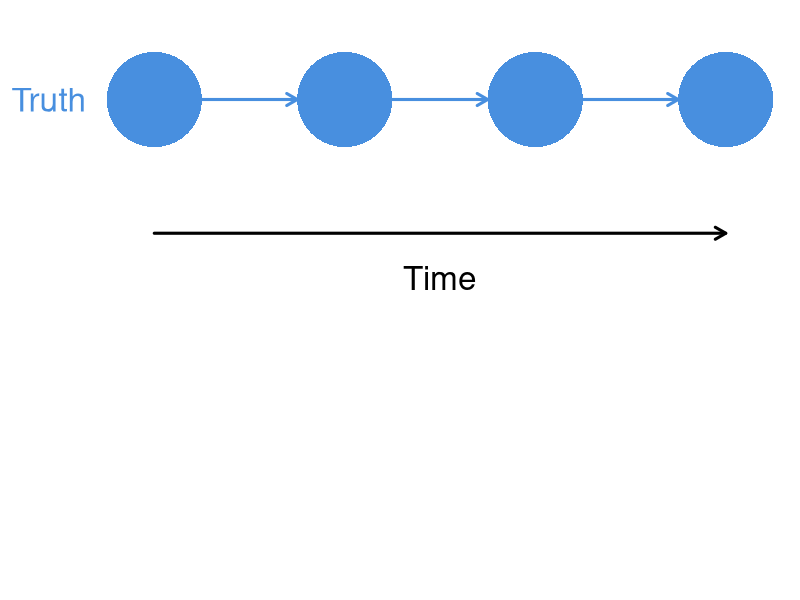
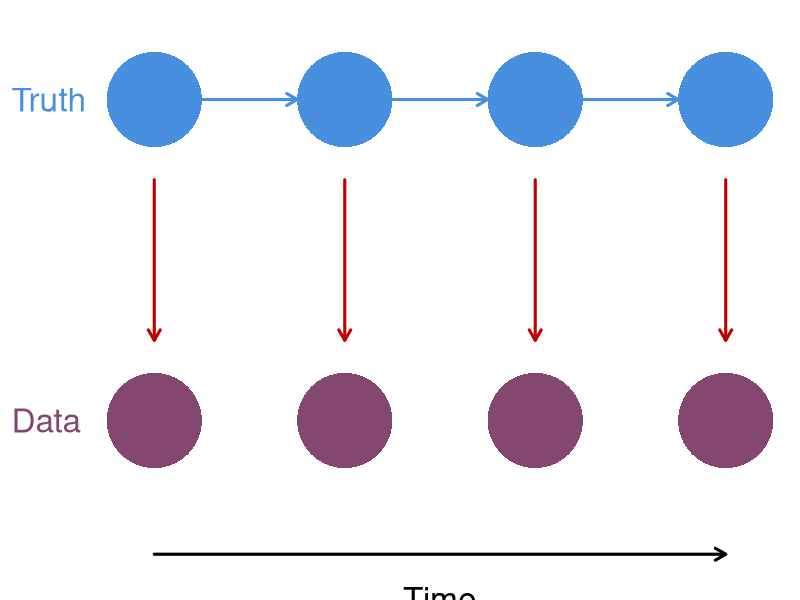
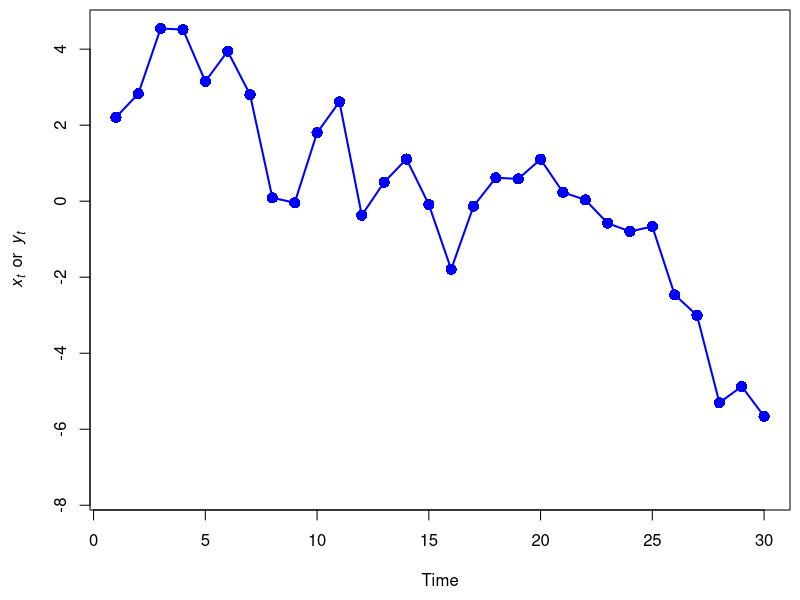
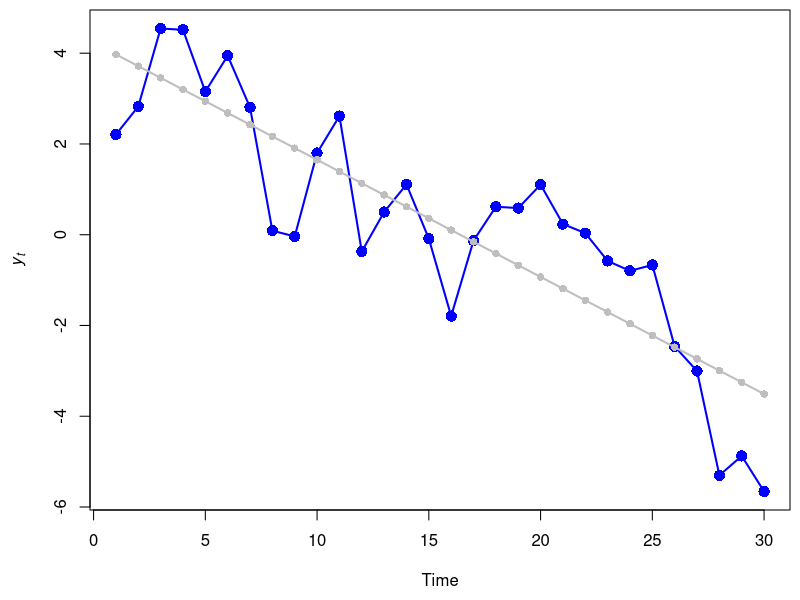
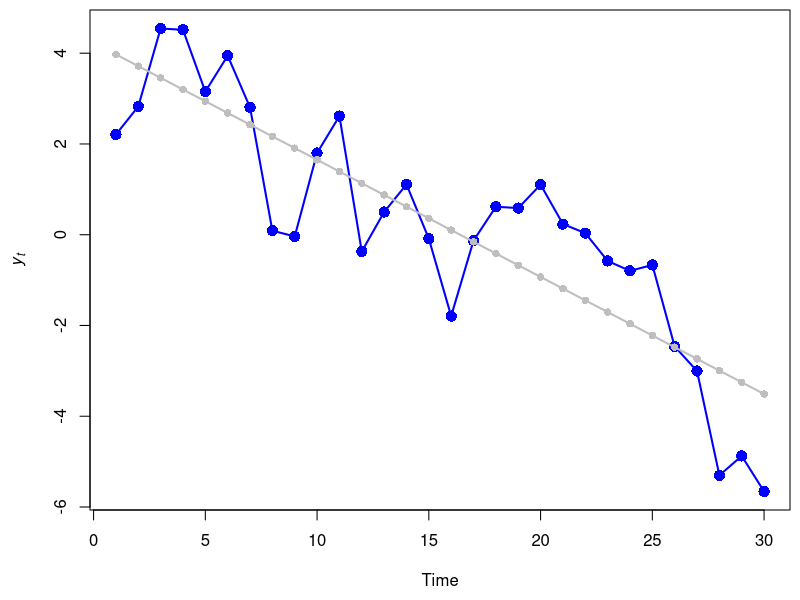
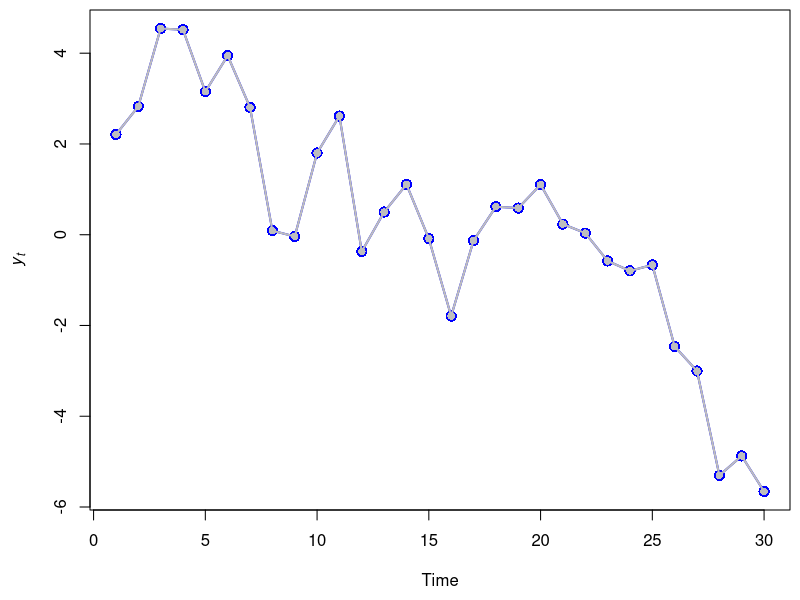
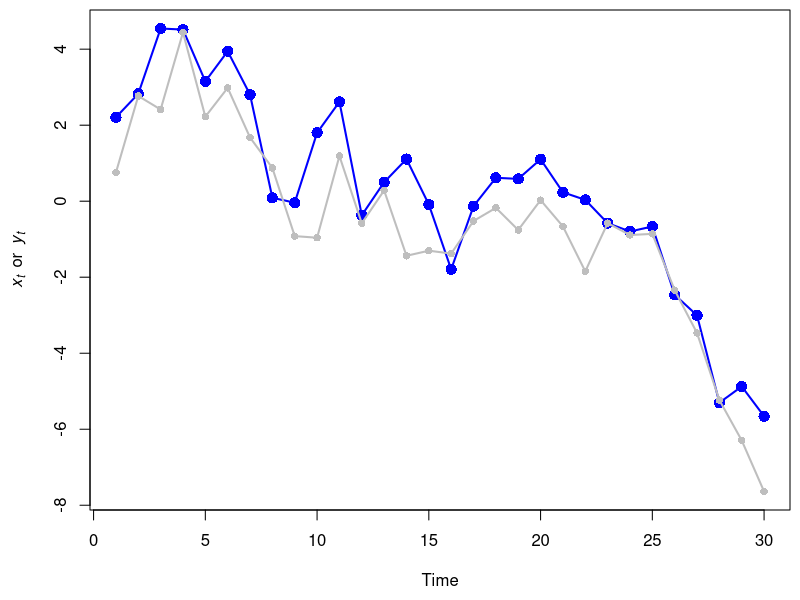

Here is the R script that generated these plots, in order:
## ---- chunk 1
knitr::opts_chunk$set(echo = FALSE)
set.seed(123)
## ---- chunk 2
par(mai=c(0.8,0.8,0,0), omi=rep(0,4))
## boundaries
ss <- 5
nn <- 7
rr <- ss*3
cc <- ss*nn
## mid-points
xm <- ss/2 + seq(0,cc-ss,ss)
ymt <- rr - ss/2
ymb <- ss/2
## arrow locs
x0t <- seq(ss, by=2*ss, len=3)
x1t <- x0t + ss
## empty plot space
plot(c(0,cc), c(0,rr), type="n", xlab="", ylab="",
     xaxt="n", yaxt="n", bty="n")
## top row: state
symbols(x=xm[c(1,3,5,7)], y=rep(ymt,4), circles=rep(ss/2,4),
        lty="solid",  fg=NA, bg="#488fdf",
        inches=FALSE, add=TRUE, lwd=3)
text("Truth", x=-ss, y=ymt, adj=c(0,0.5), xpd=NA,
     cex=2, col="#488fdf")
arrows(x0=x0t,x1=x1t,y0=ymt, col="#488fdf", lwd=3, length=0.12)
## Time or space
arrows(x0=ss/2, x1=cc-ss/2, y0=-ss/3+ss*2,
       length=0.12, lwd=3, xpd=NA)
text("Time", x=cc/2, y=-ss/2+ss*2, xpd=NA, pos=1, cex=2)
## ---- chunk 3
par(mai=c(0.8,0.8,0,0), omi=rep(0,4))
## arrow locs
x0t <- seq(ss, by=2*ss, len=3)
x1t <- x0t + ss
y0b <- rr - ss
y1b <- ss
## empty plot space
plot(c(0,cc), c(0,rr), type="n", xlab="", ylab="",
     xaxt="n", yaxt="n", bty="n")
## top row: state
symbols(x=xm[c(1,3,5,7)], y=rep(ymt,4), circles=rep(ss/2,4),
        lty="solid",  fg=NA, bg="#488fdf",
        inches=FALSE, add=TRUE, lwd=3)
text("Truth", x=-ss, y=ymt, adj=c(0,0.5), xpd=NA,
     cex=2, col="#488fdf")
## arrows
arrows(x0=x0t,x1=x1t,y0=ymt, col="#488fdf", lwd=3, length=0.12)
## bottom row: obs
symbols(x=xm[c(1,3,5,7)], y=rep(ss/2,4), circles=rep(ss/2,4),
        lty="solid",  fg=NA, bg="#844870",
        inches=FALSE, add=TRUE, lwd=3)
text("Data", x=-ss, y=ss/2, adj=c(0,0.5), xpd=NA,
     cex=2, col="#844870")
## arrows
arrows(x0=xm[c(1,3,5,7)], y0=y0b, y1=y1b,
       col="#c10101", lwd=3, length=0.12)
## Time or space
arrows(x0=ss/2, x1=cc-ss/2, y0=-ss/3,
       length=0.12, lwd=3, xpd=NA)
text("Time", x=cc/2, y=-ss/2, xpd=NA, pos=1, cex=2)
## ---- chunk 4
set.seed(666)

TT <- 30
  
ww <- rnorm(TT)
xx <- cumsum(ww)

ee <- rnorm(TT, 0.7)
yy <- xx + ee

par(mai = c(0.9,0.9,0.1,0.1), omi = c(0,0,0,0))
plot.ts(yy, ylim = range(xx,yy),
        lwd = 2, type = "o", pch = 16, cex = 1.5, col = "blue",
        ylab = expression(italic(x[t])~~or~~italic(y[t])))
## ---- chunk 5
theta <- coef(lm(yy ~ seq(TT)))
y_obs <- theta[1] + theta[2] * seq(TT)

par(mai = c(0.9,0.9,0.1,0.1), omi = c(0,0,0,0))
plot.ts(yy, lwd = 2, type = "o", pch = 16,  cex = 1.5, col = "blue",
        ylab = expression(italic(y[t])))
lines(y_obs, lwd = 2, type = "o", pch = 16, col = "gray")
## ---- chunk 6
theta <- coef(lm(yy ~ seq(TT)))
y_obs <- theta[1] + theta[2] * seq(TT)

par(mai = c(0.9,0.9,0.1,0.1), omi = c(0,0,0,0))
plot.ts(yy, lwd = 2, type = "o", pch = 16,  cex = 1.5, col = "blue",
        ylab = expression(italic(y[t])))
lines(y_obs, lwd = 2, type = "o", pch = 16, col = "gray")
## ---- chunk 7
par(mai = c(0.9,0.9,0.1,0.1), omi = c(0,0,0,0))
plot.ts(yy, lwd = 2, type = "o", pch = 16, cex = 1.5, col = "blue",
        ylab = expression(italic(y[t])))
lines(yy, lwd = 2, type = "o", pch = 16, col = "gray")
## ---- chunk 8
par(mai = c(0.9,0.9,0.1,0.1), omi = c(0,0,0,0))
plot.ts(yy, ylim = range(xx,yy),
        lwd = 2, type = "o", pch = 16, cex = 1.5, col = "blue",
        ylab = expression(italic(x[t])~~or~~italic(y[t])))
lines(xx, lwd = 2, type = "o", pch = 16, col = "gray")
